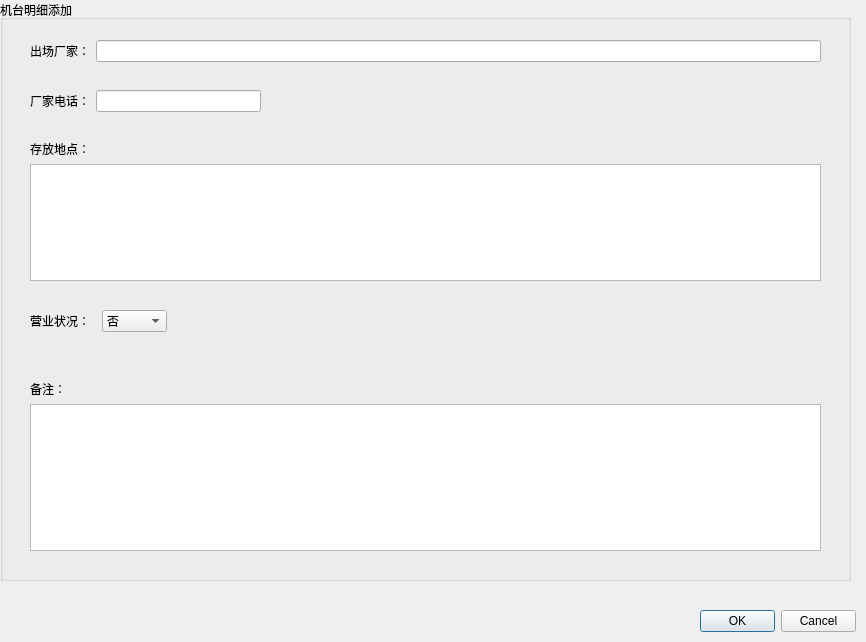
<?xml version="1.0" encoding="UTF-8"?>
<ui version="4.0">
 <class>TmachineGroupFuncBaseSetupViewItemAddWidget</class>
 <widget class="QWidget" name="TmachineGroupFuncBaseSetupViewItemAddWidget">
  <property name="geometry">
   <rect>
    <x>0</x>
    <y>0</y>
    <width>866</width>
    <height>642</height>
   </rect>
  </property>
  <property name="windowTitle">
   <string>Form</string>
  </property>
  <widget class="QDialogButtonBox" name="m_buttonBox">
   <property name="geometry">
    <rect>
     <x>700</x>
     <y>610</y>
     <width>156</width>
     <height>23</height>
    </rect>
   </property>
   <property name="standardButtons">
    <set>QDialogButtonBox::Cancel|QDialogButtonBox::Ok</set>
   </property>
  </widget>
  <widget class="QGroupBox" name="m_machineFuncBaseSetupGroupBox">
   <property name="geometry">
    <rect>
     <x>0</x>
     <y>0</y>
     <width>851</width>
     <height>581</height>
    </rect>
   </property>
   <property name="title">
    <string>机台明细添加</string>
   </property>
   <widget class="QWidget" name="layoutWidget">
    <property name="geometry">
     <rect>
      <x>30</x>
      <y>40</y>
      <width>791</width>
      <height>22</height>
     </rect>
    </property>
    <layout class="QHBoxLayout" name="m_depositaryLayout">
     <item>
      <widget class="QLabel" name="m_factoryNameLabel">
       <property name="text">
        <string>出场厂家：</string>
       </property>
      </widget>
     </item>
     <item>
      <widget class="QLineEdit" name="m_factoryNameLineEdit"/>
     </item>
    </layout>
   </widget>
   <widget class="QWidget" name="layoutWidget">
    <property name="geometry">
     <rect>
      <x>30</x>
      <y>90</y>
      <width>231</width>
      <height>22</height>
     </rect>
    </property>
    <layout class="QHBoxLayout" name="m_phoneLayout">
     <item>
      <widget class="QLabel" name="m_factoryPhoneNumberLabel">
       <property name="text">
        <string>厂家电话：</string>
       </property>
      </widget>
     </item>
     <item>
      <widget class="QLineEdit" name="m_factoryPhoneNumberLineEdit"/>
     </item>
    </layout>
   </widget>
   <widget class="QWidget" name="layoutWidget">
    <property name="geometry">
     <rect>
      <x>30</x>
      <y>140</y>
      <width>791</width>
      <height>141</height>
     </rect>
    </property>
    <layout class="QVBoxLayout" name="m_manufacturerLayout">
     <item>
      <widget class="QLabel" name="m_locationLabel">
       <property name="text">
        <string>存放地点：</string>
       </property>
      </widget>
     </item>
     <item>
      <widget class="QTextEdit" name="m_locationTextEdit"/>
     </item>
    </layout>
   </widget>
   <widget class="QWidget" name="layoutWidget">
    <property name="geometry">
     <rect>
      <x>30</x>
      <y>310</y>
      <width>137</width>
      <height>22</height>
     </rect>
    </property>
    <layout class="QHBoxLayout" name="m_businessStatusLayout">
     <item>
      <widget class="QLabel" name="m_businessConditionsLabel">
       <property name="text">
        <string>营业状况：</string>
       </property>
      </widget>
     </item>
     <item>
      <widget class="QComboBox" name="m_businessConditionsComboBox">
       <item>
        <property name="text">
         <string>否</string>
        </property>
       </item>
       <item>
        <property name="text">
         <string>是</string>
        </property>
       </item>
      </widget>
     </item>
    </layout>
   </widget>
   <widget class="QWidget" name="layoutWidget">
    <property name="geometry">
     <rect>
      <x>30</x>
      <y>380</y>
      <width>791</width>
      <height>171</height>
     </rect>
    </property>
    <layout class="QVBoxLayout" name="m_remarkLayout">
     <item>
      <widget class="QLabel" name="m_remarkLabel">
       <property name="text">
        <string>备注：</string>
       </property>
      </widget>
     </item>
     <item>
      <widget class="QTextEdit" name="m_remarkTextEdit"/>
     </item>
    </layout>
   </widget>
  </widget>
 </widget>
 <resources/>
 <connections/>
</ui>
